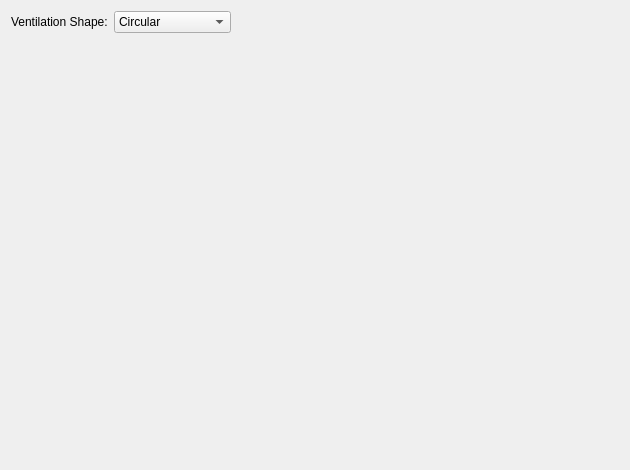
<?xml version="1.0" encoding="UTF-8"?>
<ui version="4.0">
 <class>WVent</class>
 <widget class="QWidget" name="WVent">
  <property name="geometry">
   <rect>
    <x>0</x>
    <y>0</y>
    <width>630</width>
    <height>470</height>
   </rect>
  </property>
  <property name="minimumSize">
   <size>
    <width>630</width>
    <height>470</height>
   </size>
  </property>
  <property name="windowTitle">
   <string>Form</string>
  </property>
  <layout class="QVBoxLayout" name="main_layout">
   <item>
    <layout class="QHBoxLayout" name="horizontalLayout">
     <item>
      <widget class="QLabel" name="in_vent_type">
       <property name="text">
        <string>Ventilation Shape:</string>
       </property>
      </widget>
     </item>
     <item>
      <widget class="QComboBox" name="c_vent_type">
       <item>
        <property name="text">
         <string>Circular</string>
        </property>
       </item>
       <item>
        <property name="text">
         <string>Polar</string>
        </property>
       </item>
       <item>
        <property name="text">
         <string>Trapeze</string>
        </property>
       </item>
       <item>
        <property name="text">
         <string>Import from DXF</string>
        </property>
       </item>
      </widget>
     </item>
     <item>
      <spacer name="horizontalSpacer">
       <property name="orientation">
        <enum>Qt::Horizontal</enum>
       </property>
       <property name="sizeHint" stdset="0">
        <size>
         <width>40</width>
         <height>20</height>
        </size>
       </property>
      </spacer>
     </item>
    </layout>
   </item>
   <item>
    <widget class="QWidget" name="w_vent" native="true">
     <property name="minimumSize">
      <size>
       <width>640</width>
       <height>480</height>
      </size>
     </property>
    </widget>
   </item>
  </layout>
 </widget>
 <resources/>
 <connections/>
</ui>
